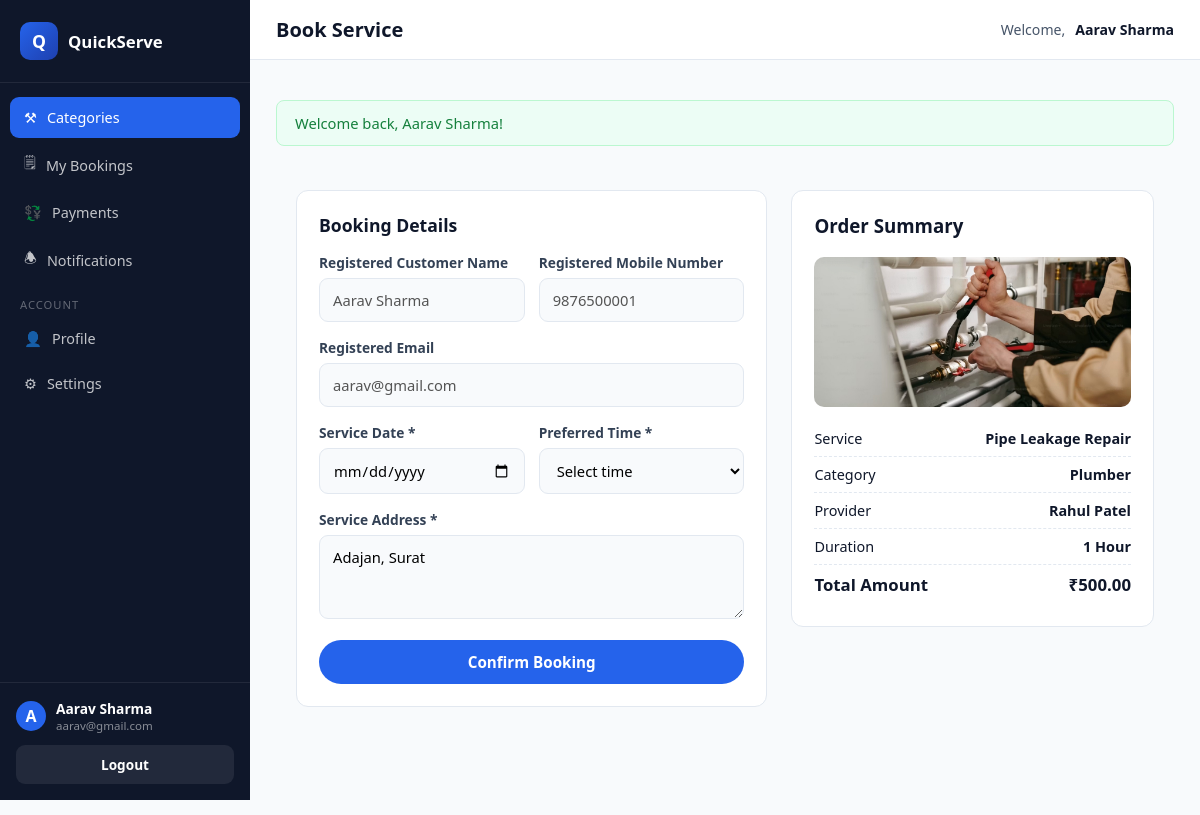
/customer/booking.php?service_id=1 (signed in), run on the app's committed database.
### tables this page shows
CREATE TABLE `customers` (
  `id` int(11) NOT NULL,
  `full_name` varchar(100) NOT NULL,
  `email` varchar(150) NOT NULL,
  `password` varchar(255) NOT NULL,
  `phone` varchar(15) DEFAULT NULL,
  `address` varchar(255) DEFAULT NULL,
  `profile_image` varchar(255) DEFAULT NULL,
  `status` tinyint(1) DEFAULT 1,
  `created_at` datetime DEFAULT NULL,
  `updated_at` datetime DEFAULT NULL
);

CREATE TABLE `services` (
  `id` int(11) NOT NULL,
  `provider_id` int(11) DEFAULT NULL,
  `category_id` int(11) DEFAULT NULL,
  `service_name` varchar(150) NOT NULL,
  `description` text DEFAULT NULL,
  `price` decimal(10,2) DEFAULT NULL,
  `duration` varchar(50) DEFAULT NULL,
  `service_image` varchar(255) DEFAULT NULL,
  `is_available` tinyint(1) DEFAULT 1,
  `created_at` datetime DEFAULT NULL,
  `updated_at` datetime DEFAULT NULL
);

CREATE TABLE `categories` (
  `id` int(11) NOT NULL,
  `category_name` varchar(100) NOT NULL,
  `description` text DEFAULT NULL,
  `status` tinyint(1) DEFAULT 1,
  `image` varchar(255) DEFAULT NULL,
  `created_at` datetime DEFAULT NULL,
  `updated_at` datetime DEFAULT NULL
);

CREATE TABLE `providers` (
  `id` int(11) NOT NULL,
  `full_name` varchar(100) NOT NULL,
  `email` varchar(150) NOT NULL,
  `password` varchar(255) NOT NULL,
  `phone` varchar(15) DEFAULT NULL,
  `category_id` int(11) DEFAULT NULL,
  `experience` int(11) DEFAULT NULL,
  `address` varchar(255) DEFAULT NULL,
  `profile_image` varchar(255) DEFAULT NULL,
  `aadhaar_number` varchar(20) DEFAULT NULL,
  `is_approved` tinyint(1) DEFAULT 0,
  `status` tinyint(1) DEFAULT 1,
  `created_at` datetime DEFAULT NULL,
  `updated_at` datetime DEFAULT NULL
);

### customer/booking.php (the view, shortened to what this page needs)
<?php
require_once __DIR__ . '/../includes/functions.php';
$serviceId = (int) ($_GET['service_id'] ?? $_POST['service_id'] ?? 0);
$stmt = $pdo->prepare(
    "SELECT s.*, c.category_name, p.full_name AS provider_name, p.id AS provider_id
     FROM services s
     LEFT JOIN categories c ON c.id = s.category_id
     LEFT JOIN providers p ON p.id = s.provider_id
     WHERE s.id = ? AND s.is_available = 1"
);
$stmt->execute([$serviceId]);
$service = $stmt->fetch();
$customerStmt = $pdo->prepare("SELECT * FROM customers WHERE id = ?");
$customerStmt->execute([$_SESSION['customer_id']]);
$customer = $customerStmt->fetch();
$date = '';
$address = $customer['address'] ?? '';
require __DIR__ . '/../includes/dash_shell_top.php';
?>
<div class="booking-wrap">
  <div class="card">
    <div class="card-header"><h2>Booking Details</h2></div>
    <form method="POST" action="">
      <div class="form-row">
        <div class="form-group">
          <label>Registered Customer Name</label>
          <input type="text" value="<?php echo e($customer['full_name']); ?>" disabled>
        </div>
        <div class="form-group">
          <label>Registered Mobile Number</label>
          <input type="text" value="<?php echo e($customer['phone']); ?>" disabled>
        </div>
      </div>
      <div class="form-group">
        <label>Registered Email</label>
        <input type="text" value="<?php echo e($customer['email']); ?>" disabled>
      </div>
      <div class="form-row">
        <div class="form-group">
          <label>Service Date *</label>
          <input type="date" name="date" min="<?php echo date('Y-m-d'); ?>" value="<?php echo e($date); ?>" required>
        </div>
        <div class="form-group">
          <label>Preferred Time *</label>
          <select name="time" required>
            <option value="">Select time</option>
          </select>
        </div>
      </div>
      <div class="form-group">
        <label>Service Address *</label>
        <textarea name="address" rows="3" placeholder="Enter your complete address" required><?php echo e($address); ?></textarea>
      </div>
      <button type="submit" class="btn btn-primary btn-block">Confirm Booking</button>
    </form>
  </div>
  <div class="summary-card">
    <h3>Order Summary</h3>
    <div class="service-card-image" style="height:150px;border-radius:10px;overflow:hidden;margin-bottom:14px;">
      <img src="<?php echo service_image_url($service); ?>" alt="<?php echo e($service['service_name']); ?>">
    </div>
    <div class="summary-row"><span>Service</span><strong><?php echo e($service['service_name']); ?></strong></div>
    <div class="summary-row"><span>Category</span><strong><?php echo e($service['category_name']); ?></strong></div>
    <?php if ($service['provider_name']): ?>
      <div class="summary-row"><span>Provider</span><strong><?php echo e($service['provider_name']); ?></strong></div>
    <?php endif; ?>
    <div class="summary-row"><span>Duration</span><strong><?php echo e($service['duration'] ?: 'As required'); ?></strong></div>
    <div class="summary-row total"><span>Total Amount</span><strong><?php echo money($service['price']); ?></strong></div>
  </div>
</div>
<?php require __DIR__ . '/../includes/dash_shell_bottom.php'; ?>

### assets/css/style.css (style rules this page uses)
:root { --primary: #2563eb; --primary-dark: #1d4ed8; --primary-darker: #1e40af; --primary-light: #dbeafe; --primary-lighter: #eff6ff; --accent: #60a5fa; --success: #16a34a; --danger: #dc2626; --warning: #d97706; --slate-900: #0f172a; --slate-700: #334155; --slate-600: #475569; --slate-500: #64748b; --slate-400: #94a3b8; --slate-300: #cbd5e1; --slate-200: #e2e8f0; --slate-100: #f1f5f9; --slate-50: #f8fafc; --white: #ffffff; --radius: 12px; --radius-sm: 8px; --shadow: 0 4px 20px rgba(15, 23, 42, 0.08); --shadow-lg: 0 12px 36px rgba(15, 23, 42, 0.14); --font: 'Segoe UI', Roboto, Helvetica, Arial, sans-serif; }
* { box-sizing: border-box; }
html, body { margin: 0; padding: 0; font-family: var(--font); color: var(--slate-900); background: var(--slate-50); scroll-behavior: smooth; }
img { max-width: 100%; display: block; }
button { font-family: inherit; cursor: pointer; }
input, select, textarea { font-family: inherit; }
.btn { display: inline-flex; align-items: center; justify-content: center; gap: 8px; padding: 12px 22px; border-radius: 999px; border: none; font-weight: 600; font-size: 0.95rem; cursor: pointer; transition: all 0.2s ease; }
.btn-primary { background: var(--primary); color: #fff; }
.btn-block { width: 100%; }
.service-card-image { height: 170px; overflow: hidden; }
.service-card-image img { width: 100%; height: 100%; object-fit: cover; }
.form-group { margin-bottom: 16px; }
.form-row { display: grid; grid-template-columns: 1fr 1fr; gap: 14px; }
.form-group label { display: block; font-weight: 600; font-size: 0.86rem; margin-bottom: 6px; color: var(--slate-700); }
.form-group input, .form-group select, .form-group textarea { width: 100%; padding: 11px 13px; border-radius: 9px; border: 1.5px solid var(--slate-200); font-size: 0.92rem; background: var(--slate-50); }
.card { background: #fff; border-radius: var(--radius); border: 1px solid var(--slate-200); padding: 22px; margin-bottom: 22px; }
.card-header { display: flex; align-items: center; justify-content: space-between; margin-bottom: 16px; }
.card-header h2 { font-size: 1.1rem; margin: 0; }
.booking-wrap, .payment-wrap { max-width: 900px; margin: 0 auto; padding: 30px 20px 60px; display: grid; grid-template-columns: 1.3fr 1fr; gap: 24px; }
.summary-card { background: #fff; border: 1px solid var(--slate-200); border-radius: var(--radius); padding: 22px; height: fit-content; }
.summary-card h3 { margin-top: 0; }
.summary-row { display: flex; justify-content: space-between; padding: 8px 0; font-size: 0.9rem; border-bottom: 1px dashed var(--slate-200); }
.summary-row.total { font-weight: 700; font-size: 1.05rem; border-bottom: none; }

### data on the page
customers: full_name "Aarav Sharma", phone "9876500001", email "aarav@gmail.com", address "Adajan, Surat"
services: service_name "Pipe Leakage Repair", category.category_name "Plumber", provider.full_name "Rahul Patel", duration "1 Hour", price "₹500.00"

### other printed values
$item['icon'] "⚒"
$item['label'] "Categories"
$item['icon'] "🗒"
$item['label'] "My Bookings"
$item['icon'] "💱"
$item['label'] "Payments"
$item['icon'] "🕭"
$item['label'] "Notifications"
$item['divider'] "ACCOUNT"
$item['icon'] "👤"
$item['label'] "Profile"
$item['icon'] "⚙"
$item['label'] "Settings"
substr($dashUserName, 0, 1) "A"
$dashUserName "Aarav Sharma"
